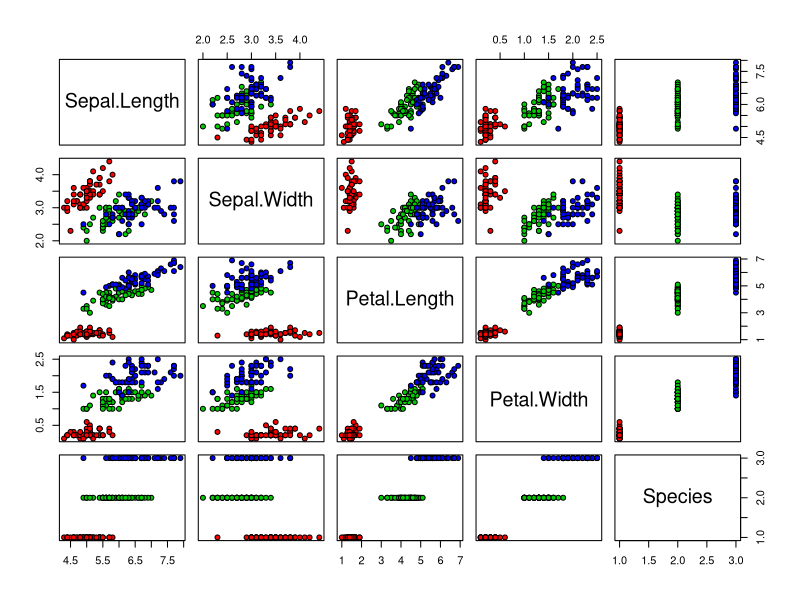

The R source for this figure:
# load iris data
library(datasets)
data(iris)
# print first 10 rows of iris data
head(iris, n=10)
# scatter plot of iris data
plot(iris, pch=21, bg=c("red","green3","blue")[unclass(iris$Species)])







# load neural net library
library(nnet)
# create train labels: convert the text iris species to numeric class labels
Train_lab <- class.ind(iris$Species)
# set seed for random number generator for repeatable results
set.seed(1)
# Create indexes for training (70%) and validation (30%) data
A <- sort(sample(nrow(iris), nrow(iris)*.7))
# train neural net 
# iris[A,c(1:4)] is to select the first 4 variables as inputs
# size=5 for 5 hidden units, maxit=100 to train for 100 iterations
iris_net <- nnet(iris[A,c(1:2)], Train_lab[A,], size=5, maxit=100, softmax=TRUE)
# test
Yt <- predict(iris_net, iris[-A,c(1:2)], type="class")
# build a confusion matrix
conf.matrix <- table(iris[-A,]$Species, Yt)  
rownames(conf.matrix) <- paste("Actual", rownames(conf.matrix))
colnames(conf.matrix) <- paste("Pred", colnames(conf.matrix))
print(conf.matrix)
